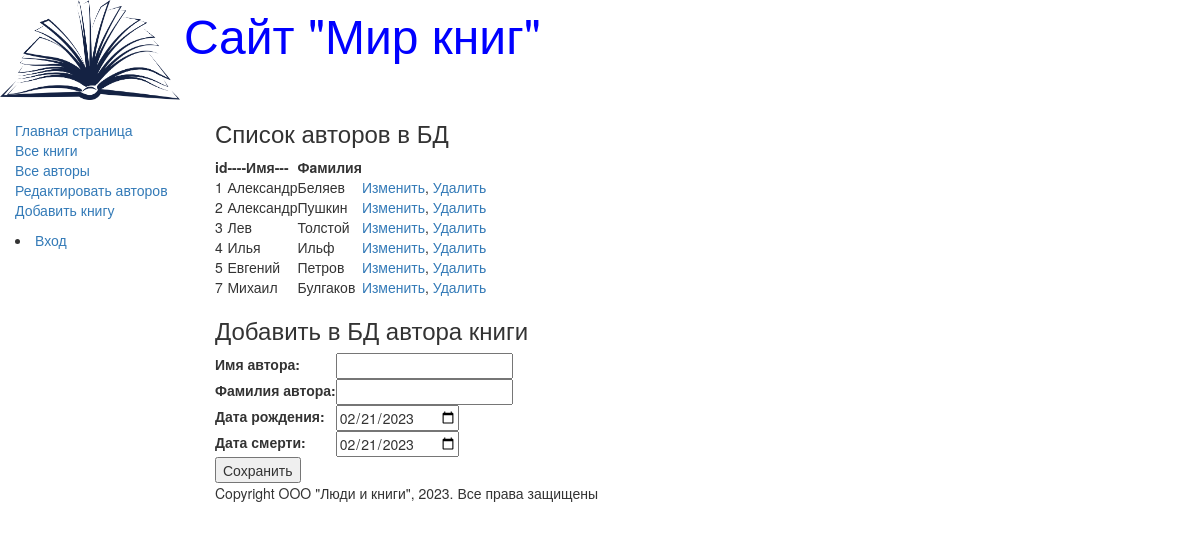
Page /authors_add/ on the committed database.
### catalog/models.py (models this page shows, shortened)
class Author(models.Model):
    first_name = models.CharField(max_length=100, help_text='Введите имя автора', verbose_name='Имя автора')
    last_name = models.CharField(max_length=100, help_text='Введите фамилию автора', verbose_name='Фамилия автора')
    date_of_birth = models.DateField(help_text='Введите дату рождения', verbose_name='Дата рождения', null=True,
                                     blank=True)
    date_of_death = models.DateField(help_text='Введите дату смерти', verbose_name='Дата смерти', null=True,
                                     blank=True)

### catalog/views.py (the view)
# urls.py: path('authors_add/', views.authors_add, name='authors_add'),
def authors_add(request):
    author = Author.objects.all()
    authors_form = AuthorsForm()
    return render(request, 'catalog/authors_add.html', {'form': authors_form, 'author': author})

### catalog/forms.py
class AuthorsForm(forms.Form):
    first_name = forms.CharField(label='Имя автора')
    last_name = forms.CharField(label='Фамилия автора')
    date_of_birth = forms.DateField(label='Дата рождения', initial=format(date.today()),
                                    widget=forms.widgets.DateInput(attrs={'type': 'date'}))
    date_of_death = forms.DateField(label='Дата смерти', initial=format(date.today()),
                                    widget=forms.widgets.DateInput(attrs={'type': 'date'}))

### catalog/templates/catalog/authors_add.html (shortened to what this page needs)
<!DOCTYPE html>
{% extends 'base_generic.html' %}
{% block content %}
<h3>Список авторов в БД</h3>
    <table>
        <thead><th>id</th><th>----Имя---</th><th>Фaмилия</th><th></th></thead>
    {% if author %}
        {% for author in author.all %}
        <tr>
            <td>{{ author.id }}</td>
            <td>{{ author.first_name }}</td>
            <td>{{ author.last_name }}</td>
            <td><a href="/edit1/{{ author.id }}">Изменить</a>,
                <a href="/delete/{{ author.id }}">Удалить</a></td>
        </tr>
        {% endfor %}
    {% else %}
        <p>В базе нет авторов</p>
    {% endif %}
    </table>
<h3>Добавить в БД автора книги</h3>
    <form method="post" action="/create/">
    <table>
        {{ form }}
    </table>
    <input type="submit" value="Сохранить">
    </form>
{% endblock %}

### rows in the picture
Author: id "1", first_name "Александр", last_name "Беляев"
Author: id "2", first_name "Александр", last_name "Пушкин"
Author: id "3", first_name "Лев", last_name "Толстой"
Author: id "4", first_name "Илья", last_name "Ильф"
Author: id "5", first_name "Евгений", last_name "Петров"
Author: id "7", first_name "Михаил", last_name "Булгаков"
